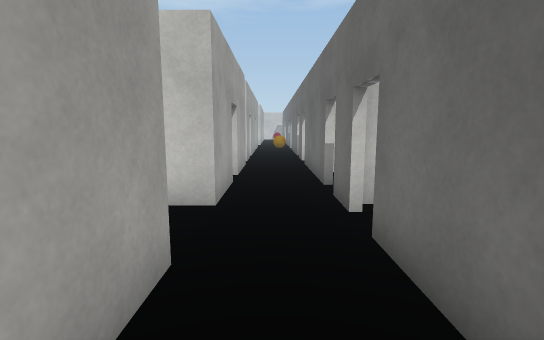
View 1 (above)

24 first-person views from a walk through a 3-D level made in the Unity game engine. The camera is 1.5 m above the floor, tilts 8° down and sees 85° across. The floor is counted in squares, 1 m on a side. Each view is taken from the middle of a square. On the plan, view 1 faces up. The plan holds only what a view shows up to about 15 squares ahead; the rest is blank. The place goes on beyond the plan. Surface patterns are stand-ins for the level's own textures.

View 2
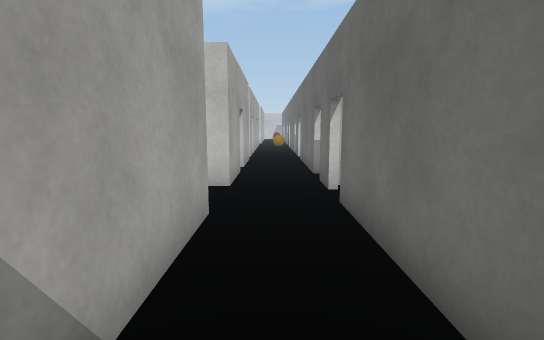

View 3
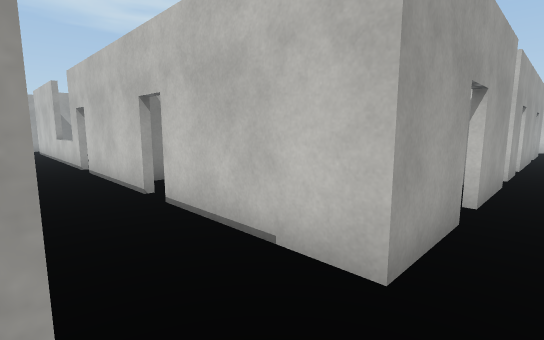

View 4
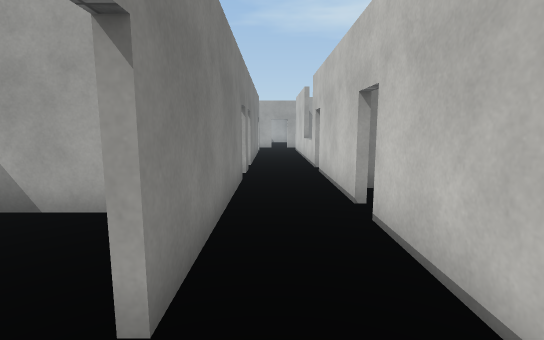

View 5
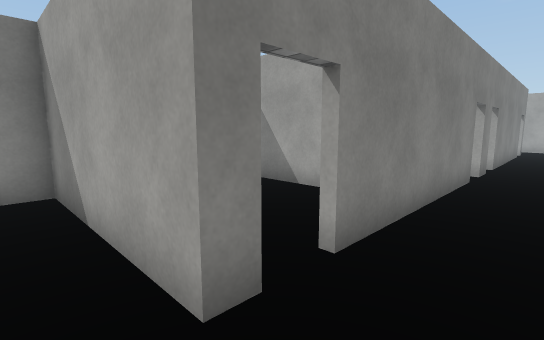

View 6
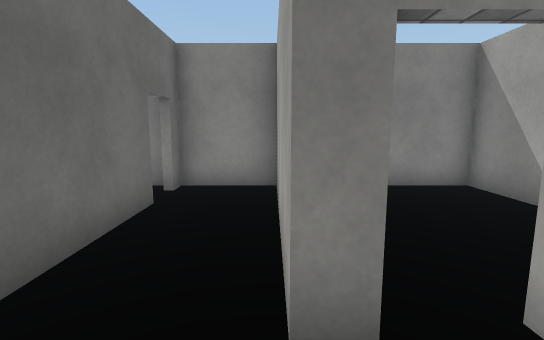

View 7
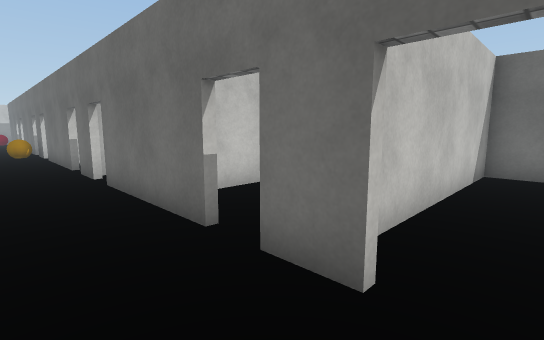

View 8
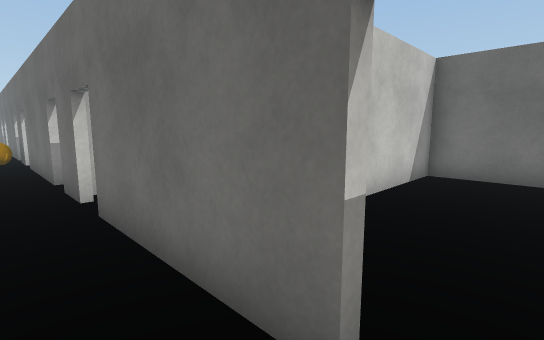

View 9
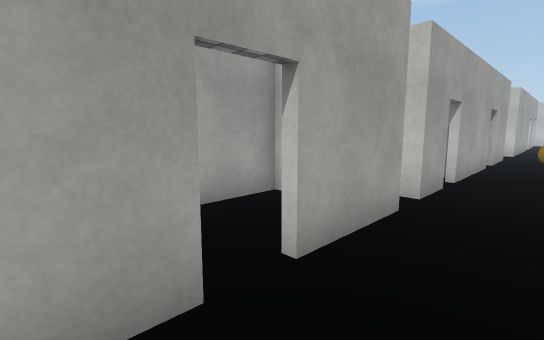

View 10
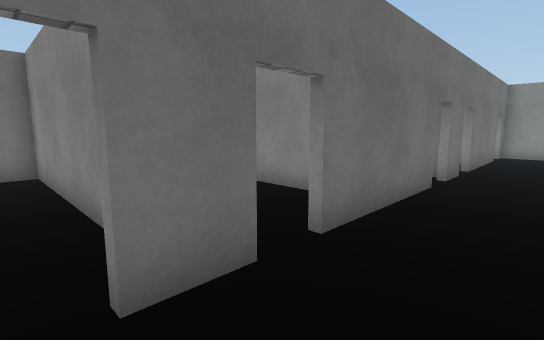

View 11
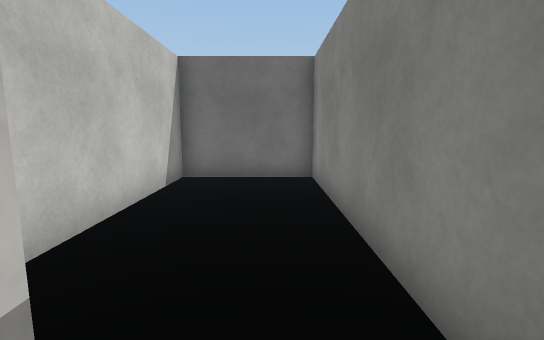

View 12
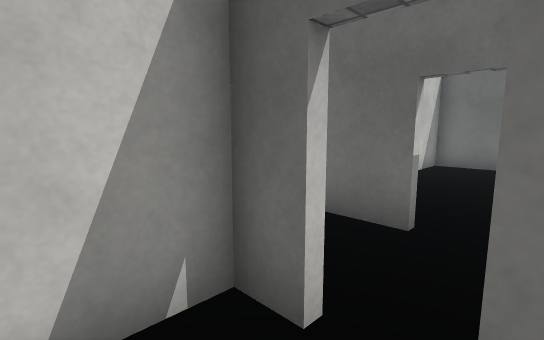

View 13
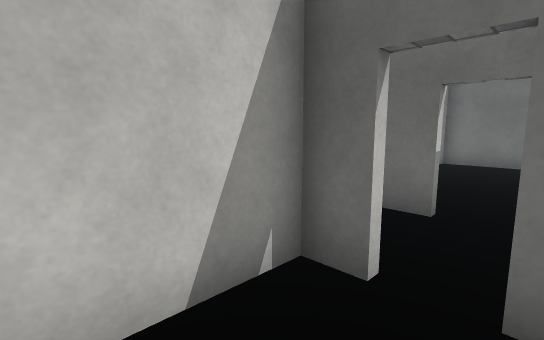

View 14
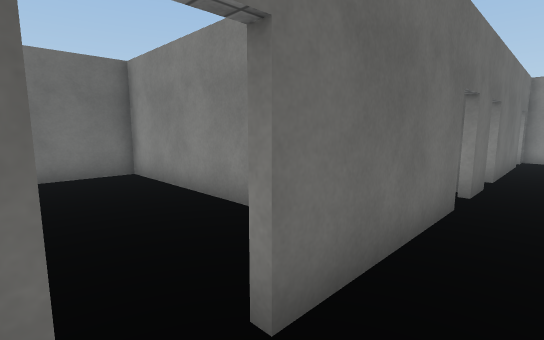

View 15
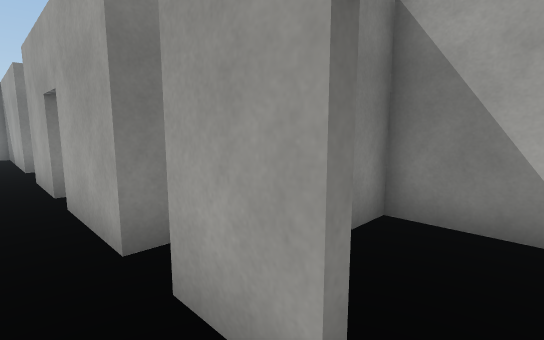

View 16
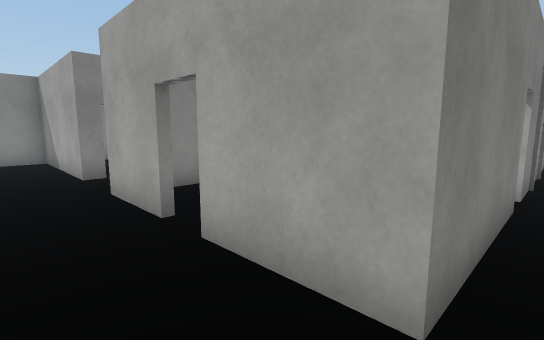

View 17
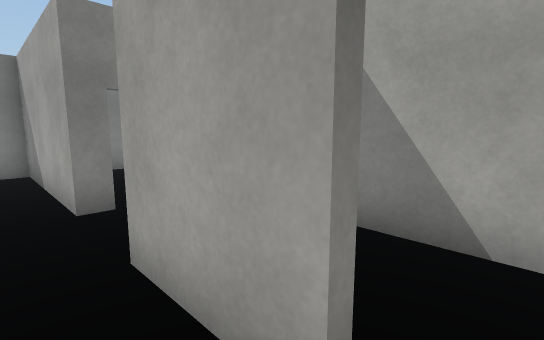

View 18
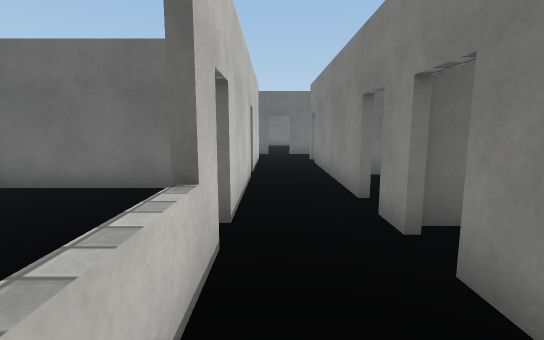

View 19
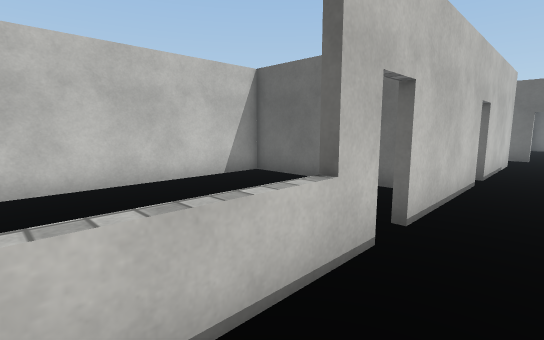

View 20
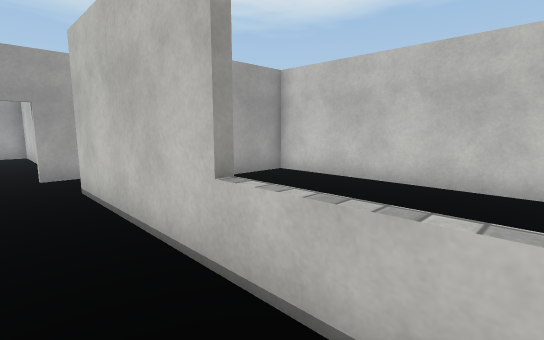

View 21
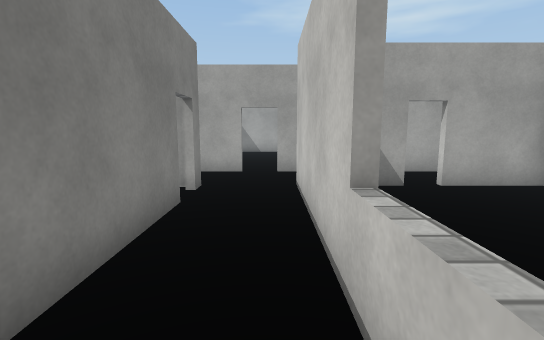

View 22
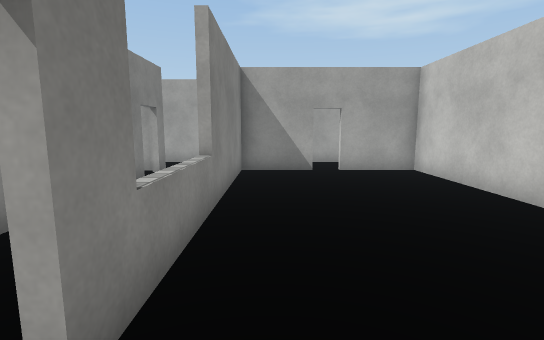

View 23
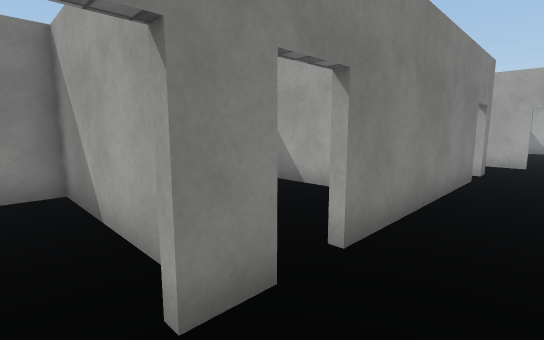

View 24
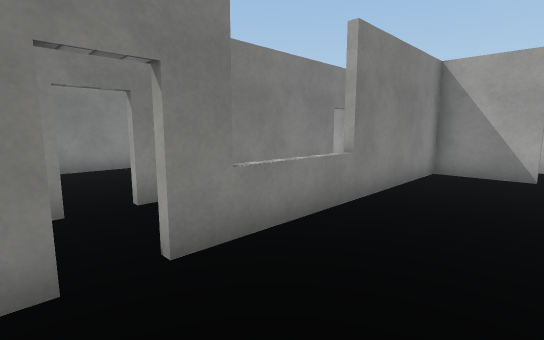

### Floor plan
Key: @ floor where view 1 was taken; # wall or solid block; x gap in a wall; . floor; ^ raised ledge.
Columns run from 33 left of view 1 to 10 right of it. Each row starts with its distance up from view 1.
 20                                 #.#
 19                                 #.##########
 18                                 #.#   .....#
 17                              ####.#........#
 16                             #   ...........#
 15                             #.. #.##########
 14                             #####.#.       #
 13                        .......  ....  .....#
 12            ################.#####.#........#
 11         #  #............#    #..#.#........#
 10         #..#............#    #..#.##########
  9         #.........   ...#    #  ..#........#
  8         # .#......   ...#    # .#.#.. .....#
  7            #......    ..#.   #..#...  .....#
  6 ####     #.######^^^#.#####.#####.##########
  5         ##........................##       #
  4         ##........................#        #
  3         #..##x######x##.#######.#.#
  2         #  #    # ...#. ...#....#.#
  1                 # ...#     #....#.#
  0                 # ...#..   #... #@#
 -1                 #  ..#..   #... #.#
 -2                   ...#..   #... #.##
 -3                   ######   #########

Positions as (right, up) in squares from view 1, and headings:
1: (0, 0), facing up
2: (0, -2), facing up
3: (0, 3), facing up-left
4: (-1, 4), facing left
5: (0, 5), facing down-left
6: (-1, 5), facing down
7: (-1, 4), facing up-right
8: (0, 7), facing up-right
9: (1, 7), facing up-left
10: (-1, 16), facing down-right
11: (1, 16), facing right
12: (-3, 15), facing up-right
13: (-4, 15), facing up-right
14: (0, 14), facing down-right
15: (0, 16), facing down-left
16: (1, 13), facing down-left
17: (0, 9), facing down-left
18: (-16, 5), facing right
19: (-16, 4), facing up-right
20: (-14, 4), facing up-left
21: (-14, 5), facing left
22: (-11, 7), facing left
23: (-10, 5), facing down-left
24: (-11, 9), facing down-left
